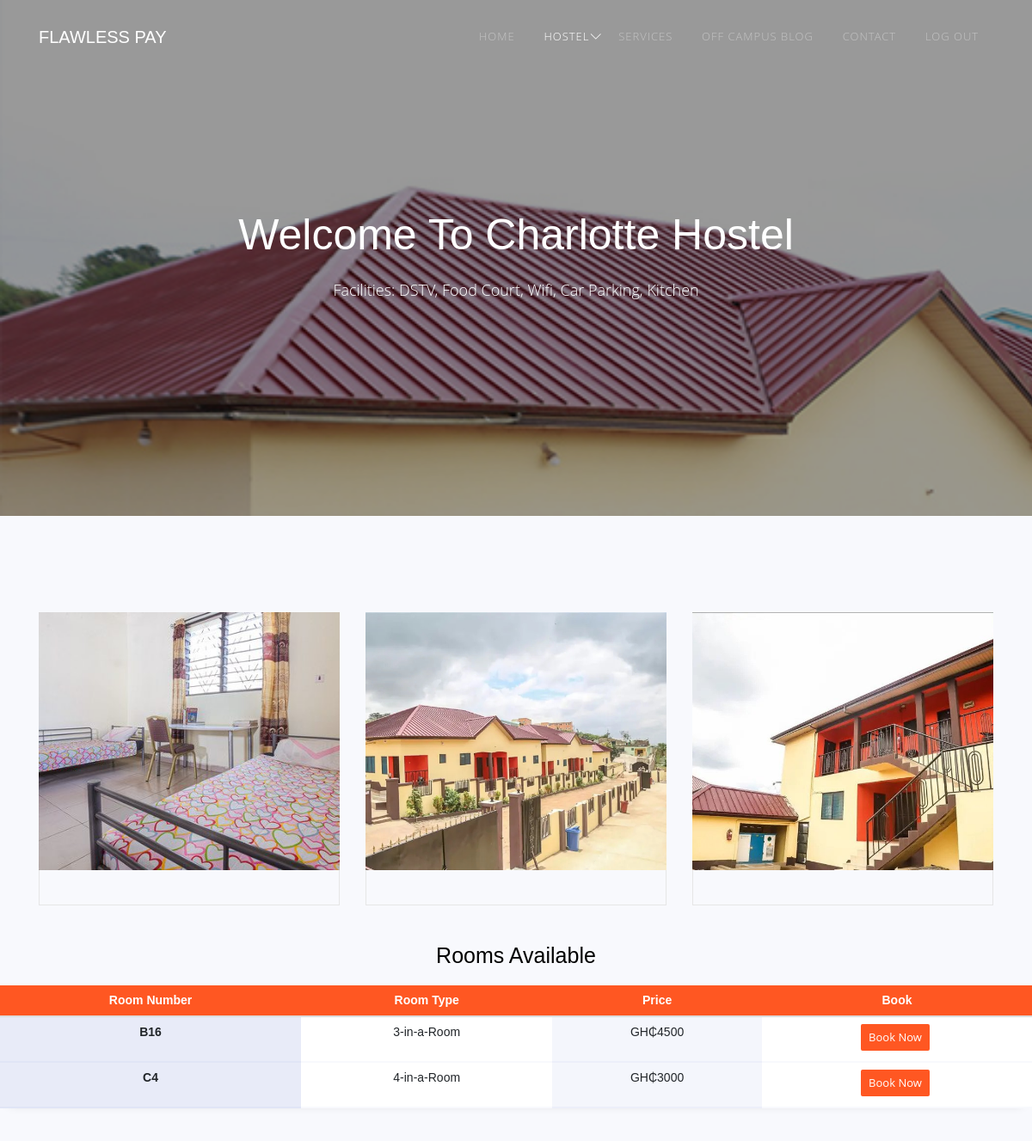
The page /View/charlottehostel.php (signed in) on the database its author committed.
### tables this page shows
CREATE TABLE `rooms` (
  `room_id` int(11) NOT NULL,
  `hostel_id` int(11) NOT NULL,
  `room_name` varchar(100) NOT NULL,
  `room_type` varchar(100) NOT NULL,
  `room_gender` varchar(50) NOT NULL,
  `room_price` double NOT NULL,
  `room_num` int(11) NOT NULL DEFAULT 0,
  `room_cap` int(11) NOT NULL,
  `room_status` int(11) NOT NULL DEFAULT 0
);

### Controller/user_controller.php (called while the page is built, shortened)
<?php
require 'Classes/user_class.php';
function sel_user_ctr($id){
    $sel = new user_class();
    return $sel->sel_user($id);
}
?>

### Classes/user_class.php (called while the page is built, shortened)
<?php
require_once("Settings/db_class.php");
class user_class extends db_connection{
    function sel_user($id){
        $sql = "SELECT * FROM users WHERE user_id = $id";
        $record = $this->db_fetch_one($sql);
        return $record;
    }
}
?>

### Settings/db_class.php (called while the page is built, shortened)
<?php
class db_connection
{
	public $db = null;
	public $results = null;
	function db_connect(){
		$this->db = mysqli_connect(DB_SERVER,DB_USERNAME,DB_PASSWORD,DB_NAME);
		if (mysqli_connect_errno()) {
			return false;
		}else{
			return true;
		}
	}
	function db_query($sqlQuery){
		$this->results = mysqli_query($this->db,$sqlQuery);
		if ($this->results == false) {
			return false;
		}else{
			return true;
		}
	}
	function db_fetch_one($sql){
		if(!$this->db_query($sql)){
			return false;
		}
		return mysqli_fetch_assoc($this->results);
	}
	function db_fetch_all($sql){
		if(!$this->db_query($sql)){
			return false;
		}
		return mysqli_fetch_all($this->results, MYSQLI_ASSOC);
	}
}
?>

### Controller/room_controller.php (called while the page is built, shortened)
<?php
include "../Classes/room_class.php";
function selrooms_ctr($id,$gender){
    $sel = new room_class();
    return $sel->selrooms($id,$gender);
}
?>

### Classes/room_class.php (called while the page is built, shortened)
<?php
include_once("../Settings/db_class.php");
class room_class extends db_connection{
    function selrooms($id,$gender){
        $sql = "SELECT * FROM rooms WHERE hostel_id = '$id' AND room_gender = '$gender' AND  room_status = 0";
        $records = $this->db_fetch_all($sql);
        return $records;
    }
}
?>

### view/charlottehostel.php (the view, shortened to what this page needs)
<?php
include "../Controller/user_controller.php";
include "../Controller/room_controller.php";
$user = sel_user_ctr($_SESSION['id']);
$gender = $user['user_gender'];
$available = selrooms_ctr(3,$gender);
?>
<!DOCTYPE html>
 <html class="no-js">
	<head>
	<link rel="stylesheet" href="../css/superfish.css">
	<link rel="stylesheet" href="../css/bootstrap-datepicker.min.css">
	<link rel="stylesheet" href="../css/cs-select.css">
	<link rel="stylesheet" href="../css/cs-skin-border.css">
	<link rel="stylesheet" href="../css/themify-icons.css">
	<link rel="stylesheet" href="../css/flaticon.css">
	<link rel="stylesheet" href="../css/icomoon.css">
	<link rel="stylesheet" href="../css/flexslider.css">
	<link rel="stylesheet" href="../css/style.css">
	<link rel="stylesheet" href="../css/stylebook.css">
</head>
<body>
	<div id="fh5co-wrapper">
	<div id="fh5co-page">
	<div id="fh5co-header">
		<header id="fh5co-header-section">
			<div class="container">
				<div class="nav-header">
					<h1 id="fh5co-logo"><a href="../index.php">Flawless Pay</a></h1>
					<nav id="fh5co-menu-wrap" role="navigation">
						<ul class="sf-menu" id="fh5co-primary-menu">
							<li><a href="../index.php">Home</a></li>
							<li>
								<a class="active" href="#" class="fh5co-sub-ddown">Hostel</a>
									</li>
								</ul>
							<li><a href="services.php">Services</a></li>
							<li><a href="blog.php">Off Campus Blog</a></li>
							<li><a href="contact.php">Contact</a></li>
							<li><a href="../Login/logout.php">Log Out</a></li>
					</nav>
				</div>
			</div>
		</header>
	</div>
	<div class="fh5co-parallax" style="background-image: url(../images/char.jpg);" data-stellar-background-ratio="0.5">
		<div class="overlay"></div>
		<div class="container">
			<div class="row">
				<div class="col-md-12 col-md-offset-0 col-sm-12 col-sm-offset-0 col-xs-12 col-xs-offset-0 text-center fh5co-table">
					<div class="fh5co-intro fh5co-table-cell">
						<h1 class="text-center">Welcome To Charlotte Hostel</h1>
						<p>Facilities: DSTV, Food Court, Wifi, Car Parking, Kitchen</p>
					</div>
				</div>
			</div>
		</div>
	</div>
	<div id="fh5co-hotel-section">
		<div class="container">
			<div class="row">
				<div class="col-md-4">
					<div class="hotel-content">
						<div class="hotel-grid" style="background-image: url(../images/charslide1.jpg);">
						</div>
						<div class="desc">
						</div>
					</div>
				</div>
				<div class="col-md-4">
					<div class="hotel-content">
						<div class="hotel-grid" style="background-image: url(../images/charslide2.jpg);">
						</div>
						<div class="desc">
						</div>
					</div>
				</div>
				<div class="col-md-4">
					<div class="hotel-content">
						<div class="hotel-grid" style="background-image: url(../images/charslide3.jpg);">
						</div>
						<div class="desc">
						</div>
					</div>
				</div>
			</div>
		</div>
		<div class="row">
			<div class="col-md-12">
				<h1 class="text-center mb-4">Rooms Available</h1>
				<div class="table-wrap">
					<table class="table">
					<thead class="thead-primary">
					  <tr>
						<th>Room Number</th>
						<th>Room Type</th>
						<th>Price</th>
						<th>Book</th>
					  </tr>
					</thead>
					<tbody>
					  <?php foreach($available as $a):?>
					  <tr>
						<th scope="row" class="scope" ><?php echo $a['room_name'];?></th>
						<td><?php echo $a['room_type'];?></td>
						<td>GH₵<?php echo $a['room_price'];?></td>
						<td><a href="confirmbooking.php?room=<?php echo $a['room_id'];?>" class="btn btn-primary">Book Now</a></td>
					  </tr>
					  <?php endforeach?>
					</tbody>
				  </table>
				</div>
			</div>
		</div>
	</div>
	</div>
	</div>
</body>
</html>

### css/superfish.css (style rules this page uses)
.sf-menu, .sf-menu * { margin: 0; padding: 0; list-style: none; }
.sf-menu li { position: relative; }
.sf-menu > li { float: left; }
.sf-menu a { display: block; position: relative; }
.sf-menu { float: left; margin-bottom: 1em; }
.sf-menu a { border-left: 1px solid #fff; border-top: 1px solid #dFeEFF; border-top: 1px solid rgba(255,255,255,.5); padding: .75em 1em; text-decoration: none; zoom: 1; }
.sf-menu a { color: #13a; }
.sf-menu li { background: #BDD2FF; white-space: nowrap; *white-space: normal; -webkit-transition: background .2s; transition: background .2s; }
.sf-arrows .sf-with-ul { padding-right: 2.5em; *padding-right: 1em; }
.sf-arrows .sf-with-ul:after { content: ''; position: absolute; top: 50%; right: 1em; margin-top: -3px; height: 0; width: 0; border: 5px solid transparent; border-top-color: #dFeEFF; border-top-color: rgba(255,255,255,.5); }

### rows shown on the page
rooms: room_name "B16", room_type "3-in-a-Room", room_price "4500"
rooms: room_name "C4", room_type "4-in-a-Room", room_price "3000"
